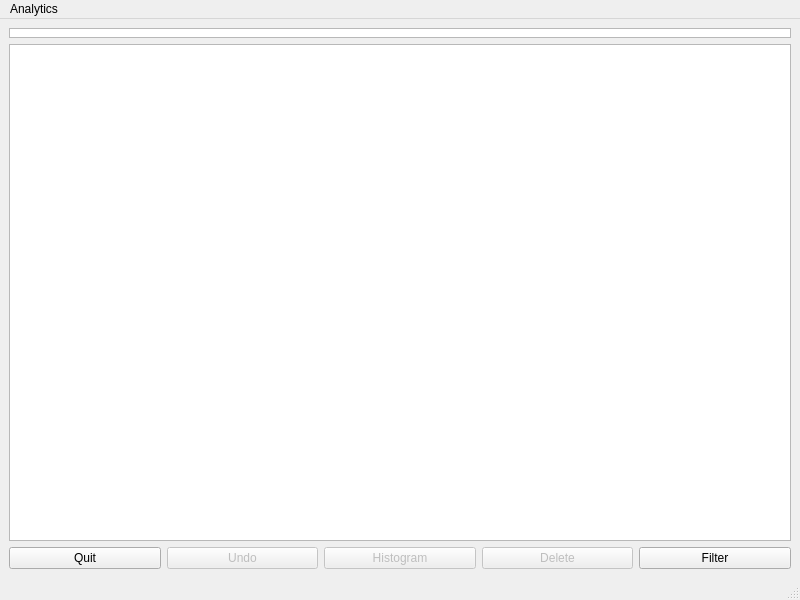
<?xml version="1.0" encoding="UTF-8"?>
<ui version="4.0">
 <class>MainWindow</class>
 <widget class="QMainWindow" name="MainWindow">
  <property name="geometry">
   <rect>
    <x>0</x>
    <y>0</y>
    <width>800</width>
    <height>600</height>
   </rect>
  </property>
  <property name="windowTitle">
   <string>Plot</string>
  </property>
  <widget class="QWidget" name="centralwidget">
   <layout class="QGridLayout" name="gridLayout_2">
    <item row="2" column="0" colspan="5">
     <widget class="QGraphicsView" name="timeline">
      <property name="minimumSize">
       <size>
        <width>700</width>
        <height>10</height>
       </size>
      </property>
      <property name="maximumSize">
       <size>
        <width>2000</width>
        <height>10</height>
       </size>
      </property>
     </widget>
    </item>
    <item row="4" column="4">
     <widget class="QPushButton" name="btnFilter">
      <property name="text">
       <string>Filter</string>
      </property>
     </widget>
    </item>
    <item row="3" column="0" colspan="5">
     <widget class="PlotWidget" name="graphicsView"/>
    </item>
    <item row="4" column="1">
     <widget class="QPushButton" name="btnUndo">
      <property name="enabled">
       <bool>false</bool>
      </property>
      <property name="text">
       <string>Undo</string>
      </property>
     </widget>
    </item>
    <item row="4" column="3">
     <widget class="QPushButton" name="btnDelete">
      <property name="enabled">
       <bool>false</bool>
      </property>
      <property name="text">
       <string>Delete</string>
      </property>
     </widget>
    </item>
    <item row="4" column="0">
     <widget class="QPushButton" name="btnQuit">
      <property name="text">
       <string>Quit</string>
      </property>
      <property name="shortcut">
       <string>Alt+C</string>
      </property>
     </widget>
    </item>
    <item row="4" column="2">
     <widget class="QPushButton" name="btnHistogram">
      <property name="enabled">
       <bool>false</bool>
      </property>
      <property name="text">
       <string>Histogram</string>
      </property>
     </widget>
    </item>
   </layout>
  </widget>
  <widget class="QMenuBar" name="menubar">
   <property name="geometry">
    <rect>
     <x>0</x>
     <y>0</y>
     <width>800</width>
     <height>21</height>
    </rect>
   </property>
   <widget class="QMenu" name="menuAnalytics">
    <property name="title">
     <string>Analytics</string>
    </property>
    <addaction name="actionFitLine"/>
    <addaction name="actionFitCubic"/>
    <addaction name="action_Monatsverteilung"/>
    <addaction name="action_Jahresverteilung"/>
    <addaction name="action_Tagesverteilung"/>
   </widget>
   <addaction name="menuAnalytics"/>
  </widget>
  <widget class="QStatusBar" name="statusbar"/>
  <action name="actionFitLine">
   <property name="checkable">
    <bool>true</bool>
   </property>
   <property name="text">
    <string>FitLine</string>
   </property>
  </action>
  <action name="actionFitCubic">
   <property name="checkable">
    <bool>true</bool>
   </property>
   <property name="enabled">
    <bool>false</bool>
   </property>
   <property name="text">
    <string>FitCubic</string>
   </property>
  </action>
  <action name="action_Monatsverteilung">
   <property name="checkable">
    <bool>true</bool>
   </property>
   <property name="enabled">
    <bool>true</bool>
   </property>
   <property name="text">
    <string>&amp;Monatsverteilung</string>
   </property>
  </action>
  <action name="action_Jahresverteilung">
   <property name="checkable">
    <bool>true</bool>
   </property>
   <property name="enabled">
    <bool>true</bool>
   </property>
   <property name="text">
    <string>&amp;Jahresverteilung</string>
   </property>
  </action>
  <action name="action_Tagesverteilung">
   <property name="checkable">
    <bool>true</bool>
   </property>
   <property name="text">
    <string>&amp;Tagesverteilung</string>
   </property>
  </action>
 </widget>
 <customwidgets>
  <customwidget>
   <class>PlotWidget</class>
   <extends>QGraphicsView</extends>
   <header>pyqtgraph</header>
  </customwidget>
 </customwidgets>
 <resources/>
 <connections/>
</ui>
